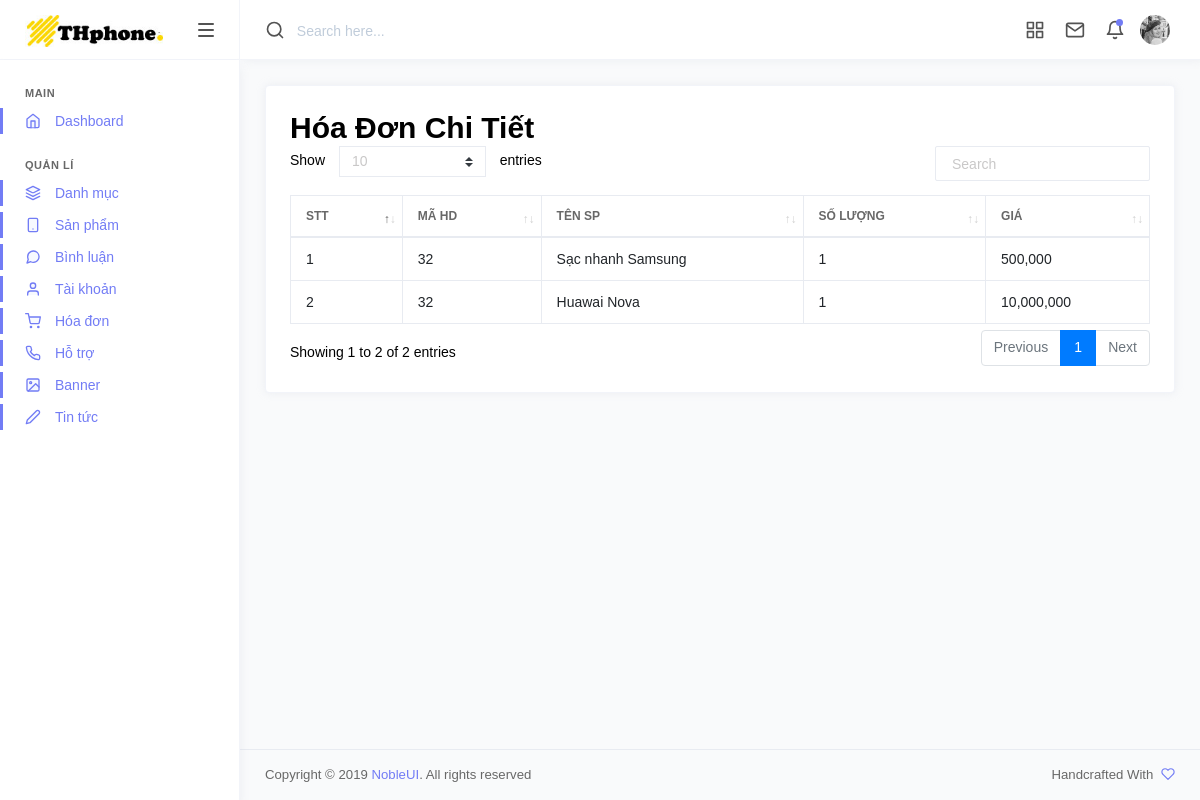
Screenshot of /admin.php?act=hdct&&mahd=32 with the database file from the repository.
### tables this page shows
CREATE TABLE `chitiethoadon` (
  `mahd` int(11) NOT NULL,
  `tensp` varchar(50) NOT NULL,
  `soluong` int(11) NOT NULL,
  `gia` int(11) NOT NULL,
  `id_hdct` int(10) NOT NULL,
  `idsp` int(11) DEFAULT NULL
);

### model/connect.php (called while the page is built, shortened)
<?php
  class Config
  {
    function __construct()
    {
      $this->servername = "localhost";
      $this->username = "root";
      $this->password = "";
      $this->dbname = "thphone-mas";
      $this->charset = "utf8";
      try {
        $dsn = "mysql:host=".$this->servername.";dbname=".$this->dbname.";charset=".$this->charset;
        $conn = new PDO($dsn,$this->username,$this->password);
        $conn->setAttribute(PDO::ATTR_ERRMODE, PDO::ERRMODE_EXCEPTION);
        return $conn;
      } catch (PDOException $e) {
        echo "Connect fail".$e->getMessage();
      }
    }
}
class ThaoTac extends Config
{
  function pdo_query($sql){
      $sql_args = array_slice(func_get_args(), 1);
      try{
          $conn = parent::__construct();
          $stmt = $conn->prepare($sql);
          $stmt->execute($sql_args);
          $rows = $stmt->fetchAll();
          return $rows;
      }
      catch(PDOException $e){
          throw $e;
      }
      finally{
          unset($conn);
      }
  }
}
 ?>

### model/hoadon.php (called while the page is built, shortened)
<?php
class Hoadon extends ThaoTac {
 function getBillById($mahd) {
  $select = "select * from chitiethoadon where mahd = $mahd";
  $result = parent::pdo_query($select);
  return $result;
 }
}
?>

### admin/hoadon/hdct.php (the view)
<?php
if (isset($_GET['mahd']) && $_GET['mahd']) {
 $mahd = $_GET['mahd'];
}
$hoadon = new Hoadon();
$hoadonct = $hoadon->getBillById($mahd);
?>
<div class="page-content">
   <div class="row">
      <div class="col-md-12 grid-margin stretch-card">
         <div class="card">
            <div class="card-body">
                  <h3>Hóa Đơn Chi Tiết</h3>
                  <table class="table table-hover  table-bordered" id="dataTableExample">
                     <thead>
                        <tr>
                           <th>STT</th>
                           <th>Mã HD</th>
                           <th>Tên SP</th>
                           <th>Số lượng</th>
                           <th>Giá</th>
                        </tr>
                     </thead>
                     <tbody>
                       <?php
                       $i = 1;
                       foreach ($hoadonct as $ct) {
                        ?>
                         <tr>
                            <td><?php echo $i; ?></td>
                            <td><?php echo $ct['mahd']; ?></td>
                            <td><?php echo $ct['tensp']; ?></td>
                            <td><?php echo $ct['soluong']; ?></td>
                            <td><?php echo number_format($ct['gia']); ?></td>
                         </tr>
                         <?php
                         $i++;
                        }
                        ?>
                     </tbody>
                  </table>
            </div>
         </div>
      </div>
   </div>
</div>

### rows the page displays
chitiethoadon: mahd "32", tensp "Sạc nhanh Samsung", soluong "1", gia "500,000"
chitiethoadon: mahd "32", tensp "Huawai Nova", soluong "1", gia "10,000,000"
